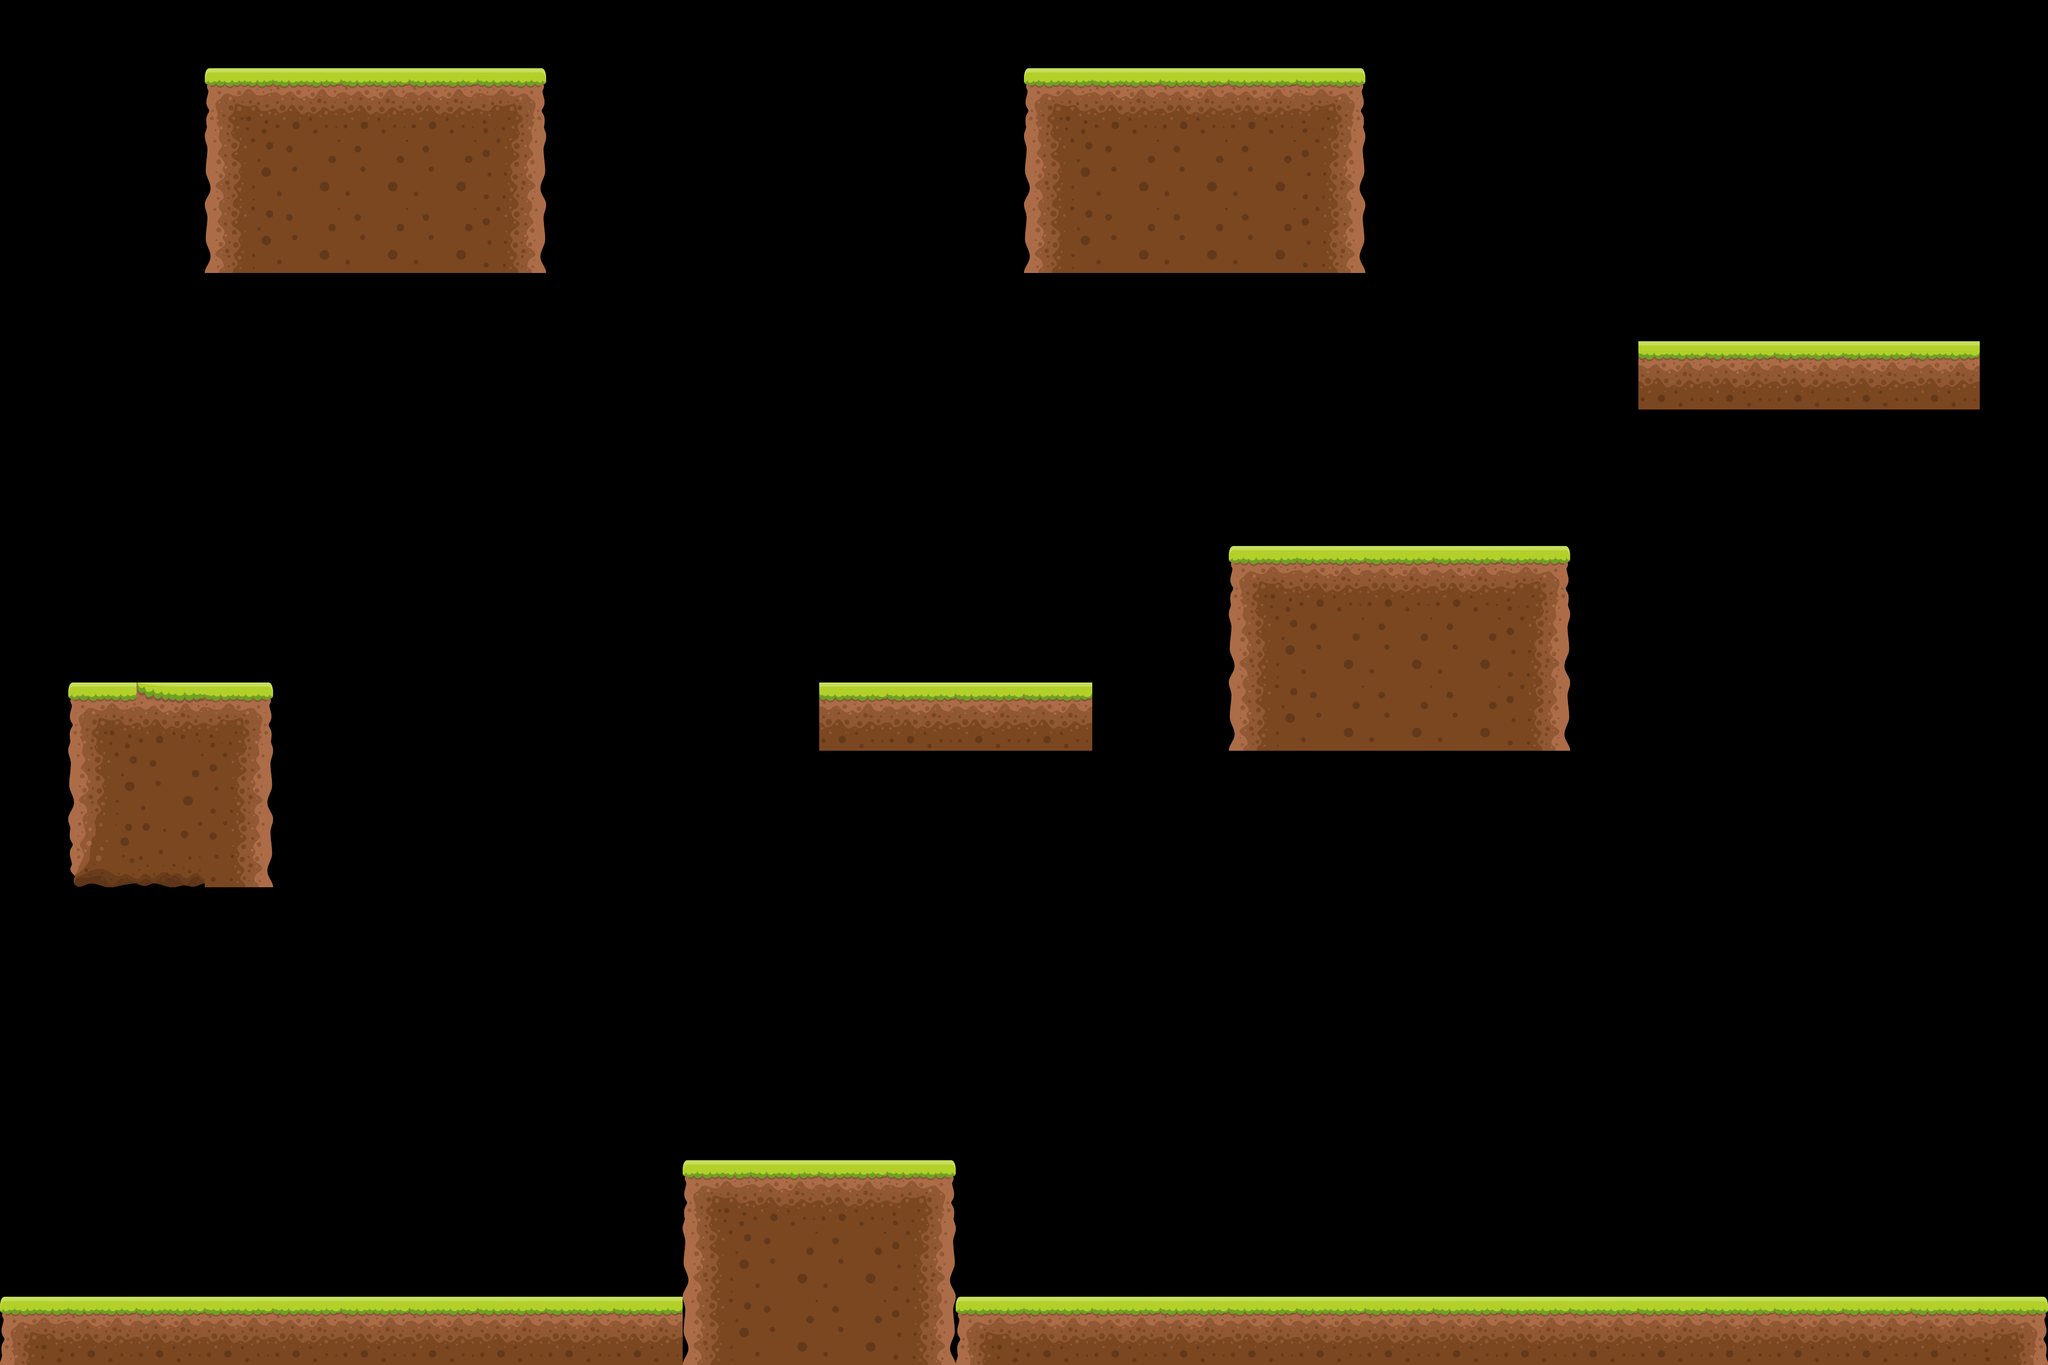

A 2D game scene composited from a Tiled map and its tileset images. What follows is a short description and the map's XML, with every tile layer's data as written:
An orthogonal 30x20 tile map with 128x128 px tiles, 1 tile layer (Tile Layer 1).

<map version="1.10" tiledversion="1.11.2" orientation="orthogonal" renderorder="right-down" width="30" height="20" tilewidth="128" tileheight="128" infinite="0" nextlayerid="2" nextobjectid="1">
 <editorsettings>
  <export target="Level1.json" format="json" />
 </editorsettings>
 <tileset firstgid="1" source="PlatformSet.tsx" />
 <layer id="1" name="Tile Layer 1" width="30" height="20">
  <data encoding="csv">
0,0,0,0,0,0,0,0,0,0,0,0,0,0,0,0,0,0,0,0,0,0,0,0,0,0,0,0,0,0,
0,0,0,19,20,20,20,21,0,0,0,0,0,0,0,19,20,20,20,21,0,0,0,0,0,0,0,0,0,0,
0,0,0,22,23,23,23,24,0,0,0,0,0,0,0,22,23,23,23,24,0,0,0,0,0,0,0,0,0,0,
0,0,0,22,23,23,23,24,0,0,0,0,0,0,0,22,23,23,23,24,0,0,0,0,0,0,0,0,0,0,
0,0,0,0,0,0,0,0,0,0,0,0,0,0,0,0,0,0,0,0,0,0,0,0,0,0,0,0,0,0,
0,0,0,0,0,0,0,0,0,0,0,0,0,0,0,0,0,0,0,0,0,0,0,0,20,20,20,20,20,0,
0,0,0,0,0,0,0,0,0,0,0,0,0,0,0,0,0,0,0,0,0,0,0,0,0,0,0,0,0,0,
0,0,0,0,0,0,0,0,0,0,0,0,0,0,0,0,0,0,0,0,0,0,0,0,0,0,0,0,0,0,
0,0,0,0,0,0,0,0,0,0,0,0,0,0,0,0,0,0,19,20,20,20,21,0,0,0,0,0,0,0,
0,0,0,0,0,0,0,0,0,0,0,0,0,0,0,0,0,0,22,23,23,23,24,0,0,0,0,0,0,0,
0,19,29,21,0,0,0,0,0,0,0,0,20,20,20,20,0,0,22,23,23,23,24,0,0,0,0,0,0,0,
0,22,23,24,0,0,0,0,0,0,0,0,0,0,0,0,0,0,0,0,0,0,0,0,0,0,0,0,0,0,
0,30,27,24,0,0,0,0,0,0,0,0,0,0,0,0,0,0,0,0,0,0,0,0,0,0,0,0,0,0,
0,0,0,0,0,0,0,0,0,0,0,0,0,0,0,0,0,0,0,0,0,0,0,0,0,0,0,0,0,0,
0,0,0,0,0,0,0,0,0,0,0,0,0,0,0,0,0,0,0,0,0,0,0,0,0,0,0,0,0,0,
0,0,0,0,0,0,0,0,0,0,0,0,0,0,0,0,0,0,0,0,0,0,0,0,0,0,0,0,0,0,
0,0,0,0,0,0,0,0,0,0,0,0,0,0,0,0,0,0,0,0,0,0,0,0,0,0,0,0,0,0,
0,0,0,0,0,0,0,0,0,0,19,20,20,21,0,0,0,0,0,0,0,0,0,0,0,0,0,0,0,0,
0,0,0,0,0,0,0,0,0,0,22,23,23,24,0,0,0,0,0,0,0,0,0,0,0,0,0,0,0,0,
19,20,20,20,20,20,20,20,20,20,22,23,23,24,19,20,20,20,20,20,20,20,20,20,20,20,20,20,20,21
</data>
 </layer>
</map>
